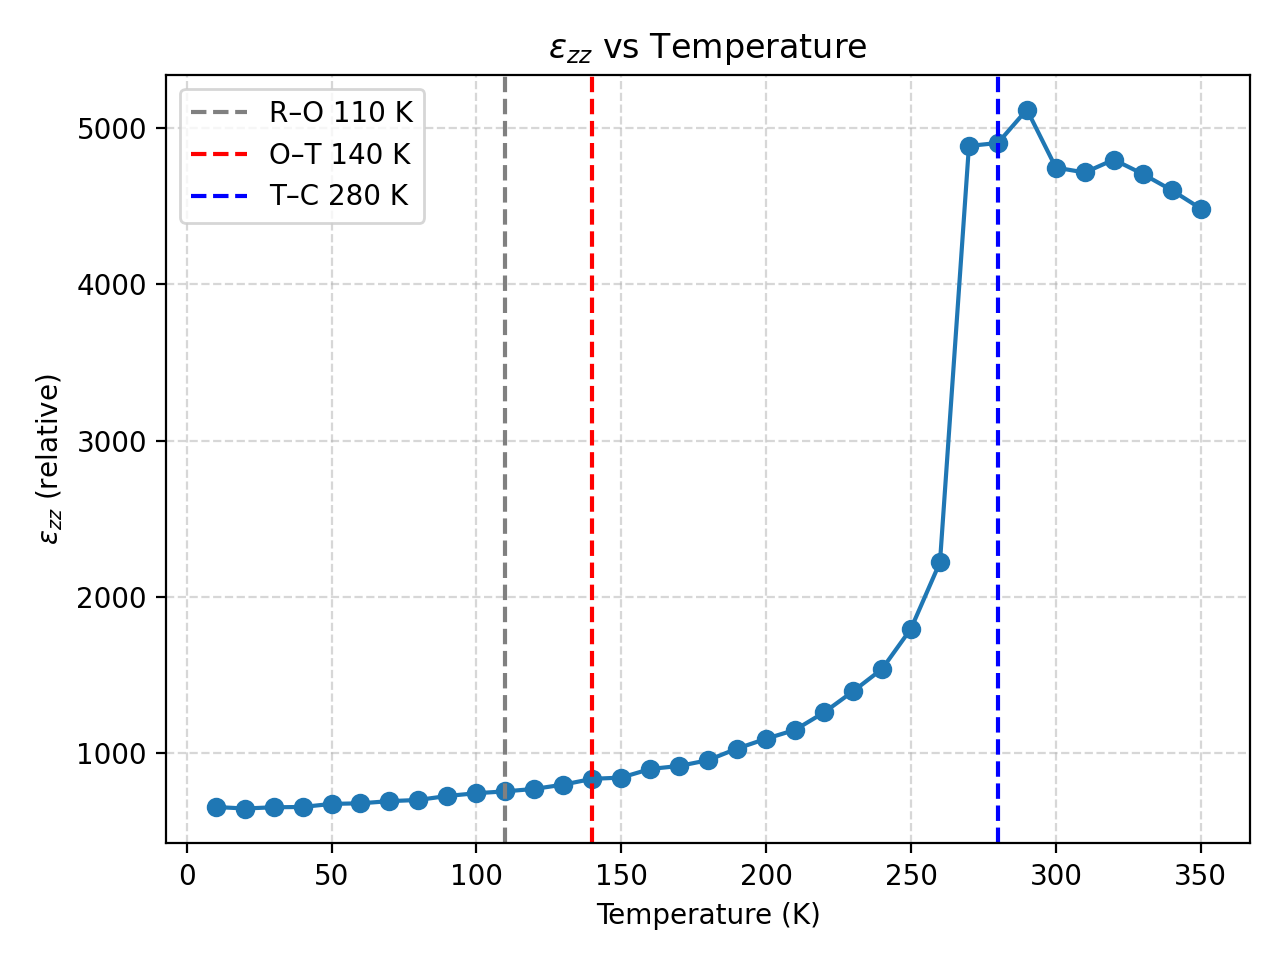

Python code for this plot:
#!/usr/bin/env python3
"""
Compute ε_zz (relative permittivity along z) from polarization-vs-field data
for each temperature, using a linear fit of P_z vs E_z, and plot ε_zz vs T.

Input file:  "polarizaciones"
  Format (whitespace-separated):
    T(K)   E_label   Px   Py   Pz   |P|
  where E_label looks like "0kV_mm", "5kV_mm", "10kV_mm", etc.
  Units:
    - E_label: kV/mm  (1 kV/mm = 1e6 V/m)
    - P components: microC/cm^2 (μC/cm^2)

Outputs:
  - "permittivity-ezz.dat" with columns:
        #T(K)   ezz(rel)   slope_dP_dE(SI)   R^2   chi^2_unweighted
  - "permittivity-ezz.png" figure of ε_zz vs Temperature
  - "fits/fit-TxxxK.png" figures of P_z vs E_z with linear fit for each temperature

Usage:
    python3 permittivity-ezz.py
"""

import re
import sys
from collections import defaultdict
import numpy as np
from pathlib import Path
import matplotlib.pyplot as plt

INPUT_FILE = "polmacro-Ca0.30"
OUTPUT_FILE = "permittivity-ezz.dat"
PLOT_FILE = "permittivity-ezz.png"
FIT_PLOT_DIR = "fits"

EPS0 = 8.854187817e-12  # F/m


def parse_field_kVmm(label: str) -> float:
    """
    Extract the numeric value in kV/mm from labels like '0kV_mm', '5kV_mm', '10kV_mm'.
    Returns float (kV/mm). Raises ValueError if it cannot parse.
    """
    m = re.match(r'\s*([+-]?\d+(?:\.\d+)?)\s*kV_mm\s*$', label)
    if not m:
        raise ValueError(f"Unrecognized field label: '{label}'")
    return float(m.group(1))


def uc_cm2_to_C_m2(p_microC_cm2: float) -> float:
    """Convert μC/cm^2 to C/m^2"""
    return p_microC_cm2 * 1e-2  # 1 μC/cm^2 = 0.01 C/m^2


def kVmm_to_Vm(e_kVmm: float) -> float:
    """Convert kV/mm to V/m"""
    return e_kVmm * 1e6  # 1 kV/mm = 1e6 V/m


def load_data(path: str):
    """
    Load rows as (T, E(V/m), Pz(C/m^2)).
    Ignores lines that do not have at least 6 columns.
    """
    rows = []
    with open(path, "r") as f:
        for line_no, line in enumerate(f, start=1):
            if not line.strip():
                continue
            parts = line.split()
            if len(parts) < 6:
                sys.stderr.write(
                    f"Warning: line {line_no} has <6 columns, skipping: {line.strip()}\n"
                )
                continue
            try:
                T = float(parts[0])
                E_label = parts[1]
                Pz_uC_cm2 = float(parts[4])  # <-- use Pz (5th column)
                E_kVmm = parse_field_kVmm(E_label)
                E_SI = kVmm_to_Vm(E_kVmm)
                Pz_SI = uc_cm2_to_C_m2(Pz_uC_cm2)
                rows.append((T, E_SI, Pz_SI))
            except Exception as e:
                sys.stderr.write(
                    f"Warning: line {line_no} parse error: {e}; skipping\n"
                )
                continue
    return rows


def compute_ezz_by_temperature(rows):
    """
    For each temperature, fit Pz vs E to get slope dP/dE (SI), then compute ε_zz.
    Also computes R^2 and the unweighted chi^2 = sum(residual^2).
    Returns dict T -> (ezz_rel, slope, r_squared, chi2_unweighted)
    """
    by_T = defaultdict(lambda: {"E": [], "Pz": []})
    for T, E, Pz in rows:
        by_T[T]["E"].append(E)
        by_T[T]["Pz"].append(Pz)

    results = {}
    for T, data in by_T.items():
        E = np.array(data["E"], dtype=float)
        Pz = np.array(data["Pz"], dtype=float)
        if len(E) < 2:
            continue  # Need at least two points
        # Linear fit: Pz = a*E + b  -> slope a = dP/dE
        a, b = np.polyfit(E, Pz, 1)
        fitted = a * E + b
        residuals = Pz - fitted
        ss_res = np.sum(residuals ** 2)
        ss_tot = np.sum((Pz - np.mean(Pz)) ** 2)
        r_squared = 1.0 if np.isclose(ss_tot, 0.0) else 1.0 - (ss_res / ss_tot)
        chi2_unweighted = ss_res
        ezz_rel = 1.0 + (abs(a) / EPS0)
        results[T] = (ezz_rel, a, r_squared, chi2_unweighted)
    return results


def group_rows_by_temperature(rows):
    by_T = defaultdict(lambda: {"E": [], "Pz": []})
    for T, E, Pz in rows:
        by_T[T]["E"].append(E)
        by_T[T]["Pz"].append(Pz)
    return by_T


def write_output(results, path: str):
    Ts = sorted(results.keys(), key=float)
    with open(path, "w") as out:
        out.write(
            "# T(K)    ezz(rel)        slope_dP_dE_SI(C_per_m2_per_V_per_m)"
            "    R_squared    chi2_unweighted\n"
        )
        for T in Ts:
            ezz_rel, slope, r_squared, chi2_unweighted = results[T]
            T_fmt = f"{int(round(T))}" if abs(T - round(T)) < 1e-6 else f"{T:.2f}"
            out.write(
                f"{T_fmt:>6s}  {ezz_rel:12.1f}   {slope: .6e}"
                f"   {r_squared: .6f}   {chi2_unweighted: .6e}\n"
            )


def plot_results(results, path: str):
    Ts = np.array(sorted(results.keys(), key=float), dtype=float)
    ezz = np.array([results[T][0] for T in Ts], dtype=float)

    plt.figure()
    plt.plot(Ts, ezz, marker="o")
    plt.xlabel("Temperature (K)")
    plt.ylabel(r"$\epsilon_{zz}$ (relative)")
    plt.title(r"$\epsilon_{zz}$ vs Temperature")
    plt.grid(True, which="both", linestyle="--", alpha=0.5)

    # Optional phase markers (adjust/remove as needed)
    plt.axvline(110, color="gray", linestyle="--", label="R–O 110 K")
    plt.axvline(140, color="red", linestyle="--", label="O–T 140 K")
    plt.axvline(280, color="blue", linestyle="--", label="T–C 280 K")
    plt.legend()

    plt.tight_layout()
    plt.savefig(path, dpi=200)
    plt.close()


def plot_fits_by_temperature(rows, out_dir: str):
    out_path = Path(out_dir)
    out_path.mkdir(parents=True, exist_ok=True)

    by_T = group_rows_by_temperature(rows)
    for T in sorted(by_T.keys(), key=float):
        E = np.array(by_T[T]["E"], dtype=float)
        Pz = np.array(by_T[T]["Pz"], dtype=float)
        if len(E) < 2:
            continue

        order = np.argsort(E)
        E = E[order]
        Pz = Pz[order]
        a, b = np.polyfit(E, Pz, 1)
        fitted = a * E + b

        plt.figure()
        plt.scatter(E, Pz, label="Data")
        plt.plot(E, fitted, color="red", label="Linear fit")
        plt.xlabel(r"$E_z$ (V/m)")
        plt.ylabel(r"$P_z$ (C/m$^2$)")
        plt.title(f"Pz vs Ez at T = {T:g} K")
        plt.grid(True, linestyle="--", alpha=0.5)
        plt.legend()
        plt.tight_layout()

        t_label = f"{int(round(T)):03d}" if abs(T - round(T)) < 1e-6 else f"{T:06.2f}"
        plt.savefig(out_path / f"fit-T{t_label}K.png", dpi=200)
        plt.close()


def main():
    if not Path(INPUT_FILE).exists():
        sys.stderr.write(f"ERROR: '{INPUT_FILE}' not found in current directory.\n")
        sys.exit(1)

    rows = load_data(INPUT_FILE)
    if not rows:
        sys.stderr.write("ERROR: No valid data rows parsed.\n")
        sys.exit(1)

    results = compute_ezz_by_temperature(rows)
    if not results:
        sys.stderr.write(
            "ERROR: Could not compute any ε_zz values "
            "(insufficient points per temperature?).\n"
        )
        sys.exit(1)

    write_output(results, OUTPUT_FILE)
    plot_results(results, PLOT_FILE)
    plot_fits_by_temperature(rows, FIT_PLOT_DIR)
    print(f"Wrote ε_zz results to '{OUTPUT_FILE}' and figure to '{PLOT_FILE}'.")


if __name__ == "__main__":
    main()
